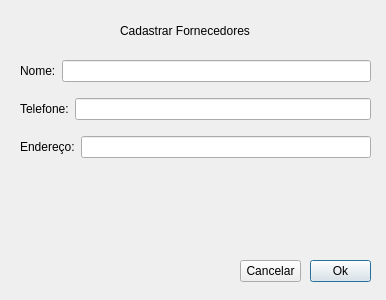
<?xml version="1.0" encoding="UTF-8"?>
<ui version="4.0">
 <class>Cadastrar</class>
 <widget class="QDialog" name="Cadastrar">
  <property name="geometry">
   <rect>
    <x>0</x>
    <y>0</y>
    <width>386</width>
    <height>300</height>
   </rect>
  </property>
  <property name="windowTitle">
   <string>Cadastrar Fornecedor</string>
  </property>
  <widget class="QLabel" name="labelCadastrarFornecedores">
   <property name="geometry">
    <rect>
     <x>120</x>
     <y>20</y>
     <width>171</width>
     <height>21</height>
    </rect>
   </property>
   <property name="text">
    <string>Cadastrar Fornecedores</string>
   </property>
  </widget>
  <widget class="QPushButton" name="pushButtonOkCadastrar">
   <property name="geometry">
    <rect>
     <x>310</x>
     <y>260</y>
     <width>61</width>
     <height>22</height>
    </rect>
   </property>
   <property name="text">
    <string>Ok</string>
   </property>
  </widget>
  <widget class="QPushButton" name="pushButtonCancelarCadastro">
   <property name="geometry">
    <rect>
     <x>240</x>
     <y>260</y>
     <width>61</width>
     <height>22</height>
    </rect>
   </property>
   <property name="text">
    <string>Cancelar</string>
   </property>
  </widget>
  <widget class="QWidget" name="layoutWidget">
   <property name="geometry">
    <rect>
     <x>20</x>
     <y>50</y>
     <width>351</width>
     <height>119</height>
    </rect>
   </property>
   <layout class="QVBoxLayout" name="verticalLayout">
    <item>
     <layout class="QHBoxLayout" name="horizontalLayout">
      <item>
       <widget class="QLabel" name="label">
        <property name="text">
         <string>Nome:</string>
        </property>
       </widget>
      </item>
      <item>
       <widget class="QLineEdit" name="lineEdit"/>
      </item>
     </layout>
    </item>
    <item>
     <layout class="QHBoxLayout" name="horizontalLayout_2">
      <item>
       <widget class="QLabel" name="label_2">
        <property name="text">
         <string>Telefone:</string>
        </property>
       </widget>
      </item>
      <item>
       <widget class="QLineEdit" name="lineEdit_2"/>
      </item>
     </layout>
    </item>
    <item>
     <layout class="QHBoxLayout" name="horizontalLayout_3">
      <item>
       <widget class="QLabel" name="label_3">
        <property name="text">
         <string>Endereço:</string>
        </property>
       </widget>
      </item>
      <item>
       <widget class="QLineEdit" name="lineEdit_3"/>
      </item>
     </layout>
    </item>
   </layout>
  </widget>
 </widget>
 <resources/>
 <connections/>
</ui>
